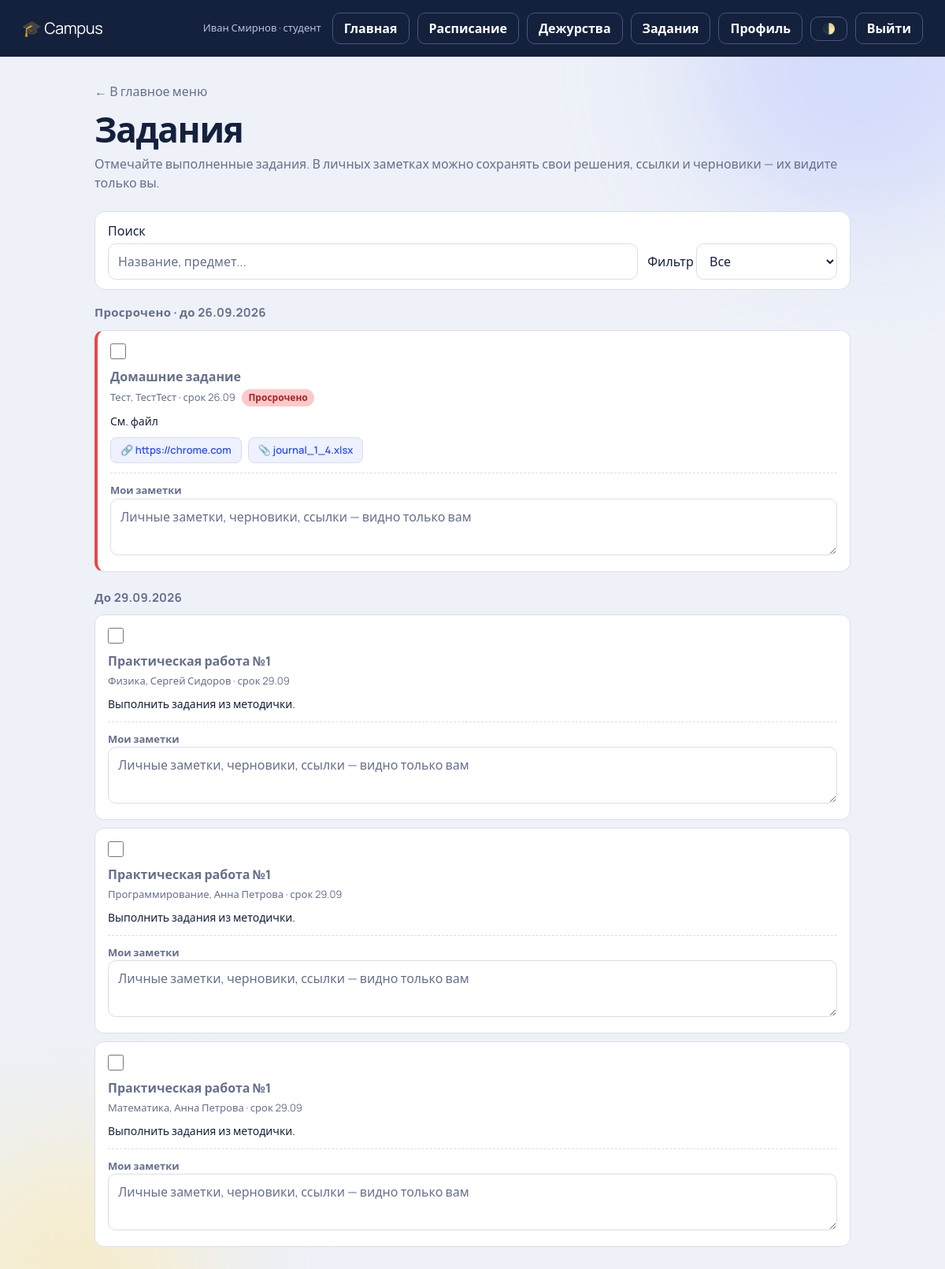
The page /homework (signed in) on the database its author committed.
### tables this page shows
CREATE TABLE users(id INTEGER PRIMARY KEY, login TEXT UNIQUE NOT NULL, pw TEXT NOT NULL, name TEXT NOT NULL,
  role TEXT NOT NULL, group_id INTEGER REFERENCES groups(id));

CREATE TABLE homework(id INTEGER PRIMARY KEY, group_id INTEGER NOT NULL REFERENCES groups(id) ON DELETE CASCADE,
  subject_id INTEGER NOT NULL REFERENCES subjects(id) ON DELETE CASCADE, author_id INTEGER REFERENCES users(id) ON DELETE SET NULL,
  title TEXT NOT NULL, body TEXT DEFAULT '', due TEXT, created TEXT NOT NULL);

CREATE TABLE subjects(id INTEGER PRIMARY KEY, name TEXT UNIQUE NOT NULL);

CREATE TABLE hw_attach(id INTEGER PRIMARY KEY,
  hw_id INTEGER NOT NULL REFERENCES homework(id) ON DELETE CASCADE,
  kind TEXT NOT NULL, name TEXT NOT NULL, url TEXT NOT NULL);

### campus/app.py (the view)
@app.route("/homework")
def homework():
    if "uid" not in session: return redirect(url_for("login"))
    d, uid, role = db(), session["uid"], session["role"]
    if role not in ("teacher", "student"): abort(403)
    courses = None
    if role == "teacher":
        courses = d.execute("""SELECT g.id gid, s.id sid, g.name gname, s.name sname FROM assignments a
            JOIN groups g ON g.id=a.group_id JOIN subjects s ON s.id=a.subject_id
            WHERE a.teacher_id=? ORDER BY g.name, s.name""", (uid,)).fetchall()
        rows = d.execute("""SELECT h.*, g.name gname, s.name sname,
          (SELECT COUNT(*) FROM hw_done x WHERE x.hw_id=h.id) done,
          (SELECT COUNT(*) FROM users u WHERE u.group_id=h.group_id AND u.role='student') total
          FROM homework h JOIN groups g ON g.id=h.group_id JOIN subjects s ON s.id=h.subject_id
          WHERE EXISTS(SELECT 1 FROM assignments a WHERE a.teacher_id=? AND a.group_id=h.group_id AND a.subject_id=h.subject_id)
          ORDER BY COALESCE(h.due, '9999'), h.id DESC""", (uid,)).fetchall()
        notes = {}
    else:
        gid = d.execute("SELECT group_id FROM users WHERE id=?", (uid,)).fetchone()[0]
        rows = d.execute("""SELECT h.*, s.name sname, u.name author,
          EXISTS(SELECT 1 FROM hw_done x WHERE x.hw_id=h.id AND x.student_id=?) done
          FROM homework h JOIN subjects s ON s.id=h.subject_id LEFT JOIN users u ON u.id=h.author_id
          WHERE h.group_id=? ORDER BY done, COALESCE(h.due, '9999'), h.id DESC""", (uid, gid)).fetchall()
        notes = {r["hw_id"]: r["body"] for r in d.execute(
            "SELECT hw_id, body FROM hw_notes WHERE student_id=?", (uid,))}
    ids = [r["id"] for r in rows]
    attach = {}
    if ids:
        q = ",".join("?" * len(ids))
        for a in d.execute(f"SELECT * FROM hw_attach WHERE hw_id IN ({q}) ORDER BY id", ids):
            attach.setdefault(a["hw_id"], []).append(a)
    from collections import OrderedDict
    by_day = OrderedDict()
    today = date.today().isoformat()
    for r in rows:
        key = r["due"] or "без срока"
        by_day.setdefault(key, []).append(r)
    return render_template("homework.html", courses=courses, by_day=by_day, rows=rows,
                           today=today, attach=attach, notes=notes, is_teacher=(role == "teacher"))

### campus/app.py (called while the page is built)
def db():
    if "db" not in g:
        g.db = sqlite3.connect(DB); g.db.row_factory = sqlite3.Row
        g.db.execute("PRAGMA foreign_keys=ON")
    return g.db

@app.context_processor
def inject():
    return dict(now=datetime.now(), WDF=WDF)

### templates/homework.html (shortened to what this page needs)
{% extends "base.html" %}{% block title %}Задания — Campus{% endblock %}
{% block content %}<a class="back" href="{{ url_for('index') }}">← В главное меню</a><h1 class="in">Задания</h1>
{% if is_teacher %}
<p class="sub in" style="--i:1">Публикуйте задания для своих групп. Можно прикрепить файлы и ссылки. Отметки о выполнении — личные (как в Notion), преподаватель их не видит.</p>
<form class="card in" style="--i:2" method="post" action="{{ url_for('homework_add') }}" enctype="multipart/form-data">
<div class="row">
<label>Группа и предмет<select name="course" required>{% for c in courses %}<option value="{{ c.gid }}:{{ c.sid }}">{{ c.gname }}, {{ c.sname }}</option>{% endfor %}</select></label>
<label>Название<input name="title" required placeholder="Например, Контрольная №2"></label>
<label>Срок сдачи<input type="date" name="due"></label>
</div>
<textarea name="body" placeholder="Описание задания (необязательно)" style="margin:12px 0"></textarea>
<div class="attach-row">
<label>Ссылки (по одной на строку)<textarea name="links" placeholder="https://docs.google.com/&#10;https://..." style="min-height:56px"></textarea></label>
<label>Файлы (pdf, doc, xls, ppt, изображения, zip)<input type="file" name="files" multiple accept=".pdf,.doc,.docx,.xls,.xlsx,.ppt,.pptx,.txt,.png,.jpg,.jpeg,.gif,.webp,.zip,.rar"></label>
</div>
<button class="btn" style="margin-top:12px">Опубликовать</button>
</form>
{% else %}
<p class="sub in" style="--i:1">Отмечайте выполненные задания. В личных заметках можно сохранять свои решения, ссылки и черновики — их видите только вы.</p>
{% endif %}
<div class="card in" style="--i:2;padding:12px 16px;display:flex;gap:12px;flex-wrap:wrap;align-items:end">
<label style="margin:0;flex:1;min-width:160px">Поиск<input type="search" id="hwSearch" placeholder="Название, предмет..." style="width:100%;margin-top:4px"></label>
{% if not is_teacher %}
<label style="margin:0">Фильтр
<select id="hwFilter" style="margin-top:4px">
<option value="all">Все</option>
</select>
</label>
{% endif %}
</div>
{% if by_day %}
{% for day, items in by_day.items() %}
<div class="hw-day in" style="--i:{{ loop.index + 2 }}">
{% if day == 'без срока' %}<h3>Без срока</h3>
{% elif day == today %}<h3>Сегодня · {{ day[8:10] }}.{{ day[5:7] }}.{{ day[:4] }}</h3>
{% elif day < today %}<h3>Просрочено · до {{ day[8:10] }}.{{ day[5:7] }}.{{ day[:4] }}</h3>
{% else %}<h3>До {{ day[8:10] }}.{{ day[5:7] }}.{{ day[:4] }}</h3>{% endif %}
{% for h in items %}
<div class="hw-card {% if h.done %}done{% endif %} {% if h.due and h.due < today and not h.done %}overdue{% elif h.due == today and not h.done %}today-due{% endif %}" data-id="{{ h.id }}">
<div class="row" style="justify-content:space-between;align-items:flex-start;gap:8px">
<div style="flex:1;min-width:0">
{% if not is_teacher %}<label style="display:flex;align-items:flex-start;gap:10px;cursor:pointer;margin:0">
<input type="checkbox" class="hw-check" data-id="{{ h.id }}" {% if h.done %} checked{% endif %} style="width:20px;height:20px;margin-top:2px;accent-color:var(--ok)">
<span class="hw-title">{{ h.title }}</span>
</label>{% else %}<div class="hw-title">{{ h.title }}</div>{% endif %}
<div class="hw-meta">
{% if is_teacher %}{{ h.gname }}, {{ h.sname }}
{% else %}{{ h.sname }}{% if h.author %}, {{ h.author }}{% endif %}{% endif %}
{% if h.due %} · срок {{ h.due[8:10] }}.{{ h.due[5:7] }}{% endif %}
{% if h.due and h.due < today and not h.done %}<span class="badge bad">Просрочено</span>{% elif h.due == today and not h.done %}<span class="badge">Сегодня</span>{% endif %}
</div>
{% if h.body %}<div class="hw-body">{{ h.body }}</div>{% endif %}
{% set atts = attach.get(h.id, []) %}
{% if atts %}<div class="hw-attach">
{% for a in atts %}
{% if a.kind == 'link' %}<a href="{{ a.url }}" target="_blank" rel="noopener">🔗 {{ a.name }}</a>
{% else %}<a href="{{ url_for('serve_upload', name=a.url) }}" target="_blank">📎 {{ a.name }}</a>{% endif %}
{% endfor %}
</div>{% endif %}
{% if not is_teacher %}
<div class="hw-notes">
<label style="font-size:13px;color:var(--mut);font-weight:600">Мои заметки</label>
<textarea class="note-area" data-id="{{ h.id }}" placeholder="Личные заметки, черновики, ссылки — видно только вам">{{ notes.get(h.id, '') }}</textarea>
</div>
{% endif %}
</div>
</div>
</div>
{% endfor %}
</div>
{% endfor %}
{% else %}
<div class="card in"><p class="sub" style="margin:0">Заданий пока нет.{% if is_teacher %} Опубликуйте первое выше.{% endif %}</p></div>
{% endif %}
{% endblock %}

### templates/base.html (shortened to what this page needs)
<!doctype html>
<html lang="ru"><head><meta charset="utf-8"><meta name="viewport" content="width=device-width,initial-scale=1">
<link rel="stylesheet" href="{{ url_for('static', filename='style.css') }}"><link rel="stylesheet" href="{{ url_for('static', filename='extra.css') }}">
</head>
<body><div class="blob b1"></div><div class="blob b2"></div>
{% if session.uid %}<header>
<a class="logo" href="{{ url_for('index') }}">🎓 Campus</a>
<nav class="nav" id="mainNav">
<span class="nav-user">{{ session.name }} · {{ {'admin':'администратор','dispatcher':'диспетчер','teacher':'преподаватель','student':'студент'}[session.role] }}</span>
<a class="btn ghost" href="{{ url_for('index') }}">Главная</a>
<a class="btn ghost" href="{{ url_for('schedule') }}">Расписание</a>
{% if session.role == 'student' %}<a class="btn ghost" href="{{ url_for('duty') }}">Дежурства</a>{% endif %}
{% if session.role in ('student', 'teacher') %}<a class="btn ghost" href="{{ url_for('homework') }}">Задания</a>{% endif %}
<a class="btn ghost" href="{{ url_for('profile') }}">Профиль</a>
<button type="button" class="btn ghost theme-btn" id="themeBtn" title="Тема">🌓</button>
<a class="btn ghost" href="{{ url_for('logout') }}">Выйти</a>
</nav>
</header>{% endif %}
<main class="wrap">{% block content %}{% endblock %}</main><div id="toast"></div>
{% block js %}{% endblock %}</body></html>

### static/style.css (style rules this page uses)
:root { --bg:#eef1f8;--ink:#14213d;--mut:#66708c;--line:#d9deec;--card:#fff;--a:#2b4eff;--hl:#ffd84d;--ok:#1fa971;--bad:#e5484d }
* { box-sizing:border-box;margin:0 }
body { font-family:Manrope,"Segoe UI",system-ui,sans-serif;background:var(--bg);color:var(--ink);min-height:100vh;line-height:1.5 }
.blob { position:fixed;z-index:-1;border-radius:50%;filter:blur(80px);opacity:.5;animation:drift 20s ease-in-out infinite }
.b1 { width:420px;height:420px;background:#b9c6ff;top:-140px;right:-100px }
header { display:flex;align-items:center;gap:16px;padding:16px 28px;background:var(--ink);color:#fff;animation:drop .6s cubic-bezier(.2,.8,.2,1) }
header .nav-user { color:#b8c0dd;font-size:13px }
.logo { font-size:20px;letter-spacing:-.02em }
.wrap { max-width:1000px;margin:0 auto;padding:32px 20px 60px }
h1 { font-size:clamp(28px,5vw,44px);letter-spacing:-.03em;line-height:1.1;margin-bottom:8px }
.sub { color:var(--mut);margin-bottom:24px }
.card { background:var(--card);border:1px solid var(--line);border-radius:14px;padding:22px;margin-bottom:18px }
.in { animation:up .7s cubic-bezier(.2,.8,.2,1) both;animation-delay:calc(var(--i,0)*90ms) }
.btn { display:inline-block;border:0;cursor:pointer;background:var(--a);color:#fff;padding:11px 20px;border-radius:10px;font:600 15px inherit;text-decoration:none;transition:transform .2s,box-shadow .2s }
.btn.ghost { background:transparent;border:1px solid var(--line);color:var(--ink);padding:7px 14px }
input,select,textarea { font:inherit;padding:10px 12px;border:1px solid var(--line);border-radius:10px;background:var(--card);color:var(--ink);transition:border-color .2s,box-shadow .2s }
input::placeholder,textarea::placeholder { color:var(--mut) }
select option { background:var(--card);color:var(--ink) }
select option:checked,select option:hover,select option:focus { background:var(--a);color:#ffffff }
.row { display:flex;gap:12px;flex-wrap:wrap;align-items:end }
.row label { display:flex;flex-direction:column;gap:4px;font-size:14px;color:var(--mut) }
.back { color:var(--mut);text-decoration:none;display:inline-block;margin-bottom:12px }

### rows shown on the page
users: name "Иван Смирнов"
homework: due "26", due "09", due "2026", title "Домашние задание", sname "Тест", author "ТестТест", shows "Просрочено", body "См. файл", id "Личные заметки, черновики, ссылки — видно только вам"
hw_attach: name "https://chrome.com"
hw_attach: name "journal_1_4.xlsx"
homework: due "29", due "09", due "2026", title "Практическая работа №1", sname "Физика", author "Сергей Сидоров", body "Выполнить задания из методички.", id "Личные заметки, черновики, ссылки — видно только вам"
homework: title "Практическая работа №1", sname "Программирование", author "Анна Петрова", due "29", due "09", body "Выполнить задания из методички.", id "Личные заметки, черновики, ссылки — видно только вам"
homework: title "Практическая работа №1", sname "Математика", author "Анна Петрова", due "29", due "09", body "Выполнить задания из методички.", id "Личные заметки, черновики, ссылки — видно только вам"
